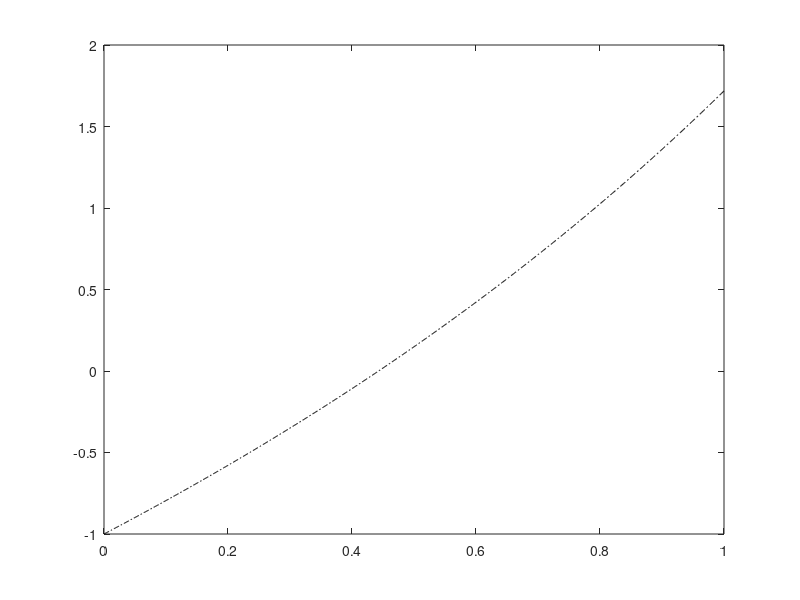

Reproduce this figure in MATLAB. (Note: this script raises an error after producing the figure.)
clear all;
clc;

f = @(x) exp(x) - 2 + x;
a = 0; b = 1;
toll = 10^(-8);
maxit = 1000;
x = linspace(a, b, 1000);
sol = 0.4428544010023885;

figure(1);
plot(x, f(x), '-.k');

if f(a)*f(b) < 0
    disp("Metodo della Bisezione Disponibile");
else
    error("Metodo della bisezione non applicabile");
end

[x, xall, iter] = bisezione(f, a, b, toll, maxit);

err = abs(xall - sol)/abs(sol);

figure(2)
semilogy(err)